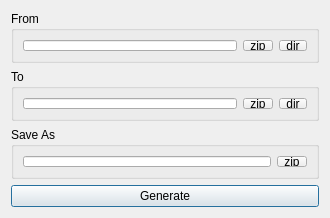
<?xml version="1.0" encoding="UTF-8"?>
<ui version="4.0">
 <class>MainWindow</class>
 <widget class="QDialog" name="MainWindow">
  <property name="geometry">
   <rect>
    <x>0</x>
    <y>0</y>
    <width>330</width>
    <height>218</height>
   </rect>
  </property>
  <property name="minimumSize">
   <size>
    <width>330</width>
    <height>218</height>
   </size>
  </property>
  <property name="maximumSize">
   <size>
    <width>330</width>
    <height>218</height>
   </size>
  </property>
  <property name="windowTitle">
   <string>Patch Generator</string>
  </property>
  <property name="windowIcon">
   <iconset resource="Resources.qrc">
    <normaloff>:/resources/PGen.png</normaloff>:/resources/PGen.png</iconset>
  </property>
  <layout class="QVBoxLayout" name="verticalLayout">
   <item>
    <widget class="QGroupBox" name="mGroupFrom">
     <property name="title">
      <string>From</string>
     </property>
     <layout class="QHBoxLayout" name="mGroupFromLayout">
      <item>
       <widget class="LineEdit" name="mFromLineEdit"/>
      </item>
      <item>
       <widget class="QToolButton" name="mFromButtonZip">
        <property name="text">
         <string>zip</string>
        </property>
       </widget>
      </item>
      <item>
       <widget class="QToolButton" name="mFromButtonDir">
        <property name="text">
         <string>dir</string>
        </property>
       </widget>
      </item>
     </layout>
    </widget>
   </item>
   <item>
    <widget class="QGroupBox" name="mGroupTo">
     <property name="title">
      <string>To</string>
     </property>
     <layout class="QHBoxLayout" name="mGroupToLayout">
      <item>
       <widget class="LineEdit" name="mToLineEdit"/>
      </item>
      <item>
       <widget class="QToolButton" name="mToButtonZip">
        <property name="text">
         <string>zip</string>
        </property>
       </widget>
      </item>
      <item>
       <widget class="QToolButton" name="mToButtonDir">
        <property name="text">
         <string>dir</string>
        </property>
       </widget>
      </item>
     </layout>
    </widget>
   </item>
   <item>
    <widget class="QGroupBox" name="mGroupSaveAs">
     <property name="title">
      <string>Save As</string>
     </property>
     <layout class="QHBoxLayout" name="mGroupSaveAsLayout">
      <item>
       <widget class="LineEdit" name="mSaveAsLineEdit"/>
      </item>
      <item>
       <widget class="QToolButton" name="mSaveAsButton">
        <property name="text">
         <string>zip</string>
        </property>
       </widget>
      </item>
     </layout>
    </widget>
   </item>
   <item>
    <widget class="QPushButton" name="mStart">
     <property name="text">
      <string>Generate</string>
     </property>
     <property name="default">
      <bool>true</bool>
     </property>
    </widget>
   </item>
  </layout>
 </widget>
 <customwidgets>
  <customwidget>
   <class>LineEdit</class>
   <extends>QLineEdit</extends>
   <header>LineEdit.h</header>
  </customwidget>
 </customwidgets>
 <resources>
  <include location="Resources.qrc"/>
 </resources>
 <connections/>
</ui>
